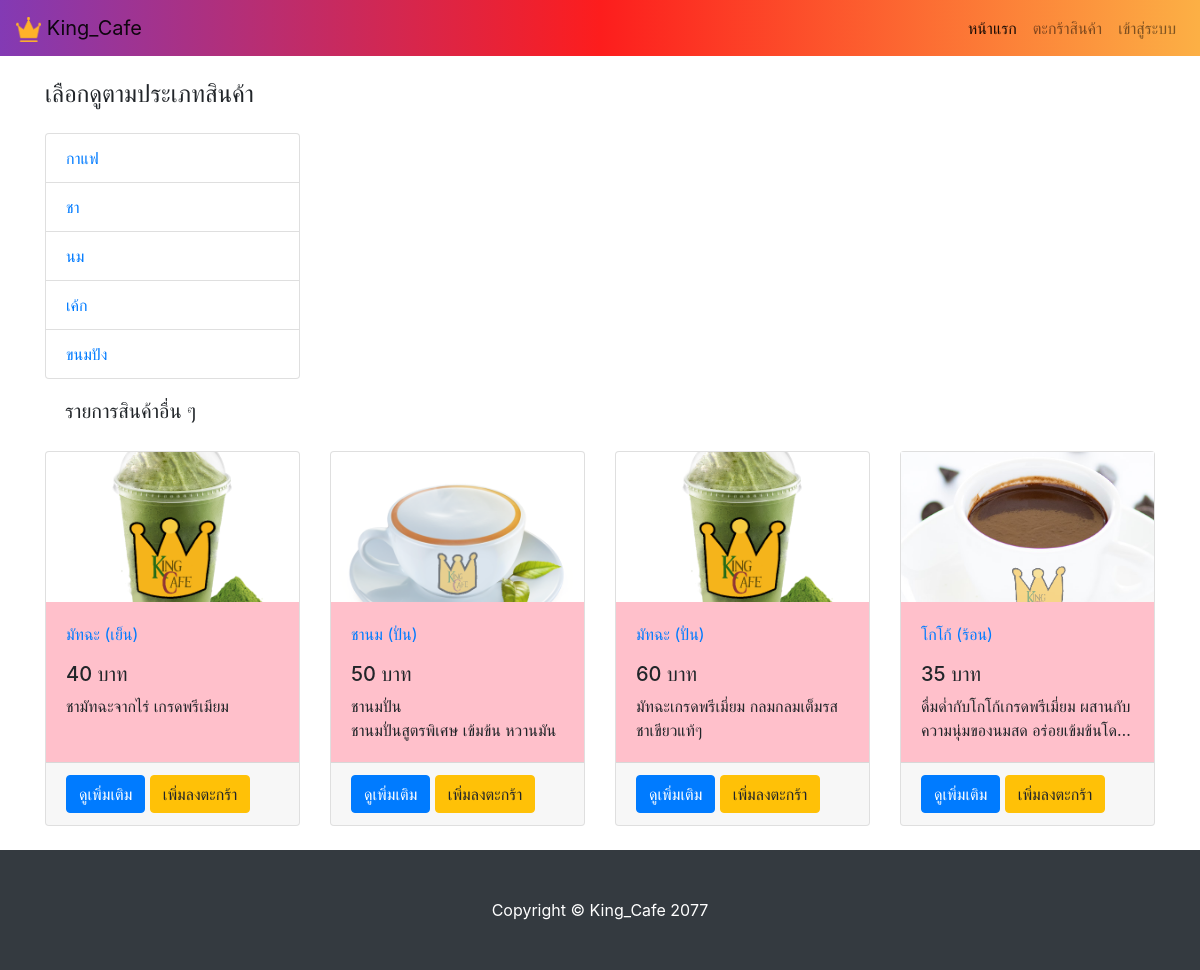
The app's page /Cafe/product.php with its own data.
### tables this page shows
CREATE TABLE `categories` (
  `cat_id` int(11) NOT NULL,
  `cat_name` varchar(99) NOT NULL
);

CREATE TABLE `product` (
  `p_id` varchar(11) NOT NULL,
  `cat_id` int(11) NOT NULL,
  `p_name` text NOT NULL,
  `p_price` int(11) NOT NULL,
  `p_detail` text NOT NULL,
  `p_pic` text NOT NULL
);

### Cafe/product.php (the view, shortened to what this page needs)
<?php
include 'admin/assets/php/connect.php';
?>
<!DOCTYPE html>
<html lang="en">
<head>
    <link href="vendor/bootstrap/css/bootstrap.min.css" rel="stylesheet">
    <link href="css/shop-homepage.css" rel="stylesheet">
</head>
<body>
<?php require_once 'assets/navbar.php'?>
<div class="container">
    <div class="row">
        <div class="col-lg-3">
            <h4 class="my-4">เลือกดูตามประเภทสินค้า</h4>
            <div class="list-group">
                <?php
                $sql = "select * from categories";
                $load  =$con->query($sql);
                while($rs = $load->fetch_assoc()):
                    ?>
                    <a href="product-list.php?ct=<?php echo $rs['cat_name'] ?>" class="list-group-item"><?php echo $rs['cat_name']?></a>
                <?php
                endwhile;
                ?>
            </div>
        </div>
        <div class="col-lg-9">
        </div>
    </div>
</div>
<div class="container">
    <div class="row">
        <div class="col-lg-12">
            <h5 style="padding: 20px;font-weight: 400">รายการสินค้าอื่น ๆ</h5>
        </div>
        <?php
            $sql = "select * from product order by rand() limit 4";
            $load = $con->query($sql);
            while ($rs  =$load->fetch_assoc()):
        ?>
                <div class="col-lg-3 mb-4">
                    <div class="card h-100">
                        <a class="ix" href="product.php?ct=<?php echo $rs['p_id'];?>"><img src="admin/assets/images/<?php echo $rs['p_id'].'/'.$rs['p_pic']?>" alt=""></a>
                        <div class="card-body">
                            <p>
                                <a href="product.php?ct=<?php echo $rs['p_id'];?>"><?php echo $rs['p_name'] ?></a>
                            </p>
                            <h5><?php echo $rs['p_price'] . ' บาท' ?></h5>
                            <div class="card-text">
                                <?php echo $rs['p_detail'] ?>
                            </div>
                        </div>
                        <div class="card-footer">
                            <a href="product.php?ct=<?php echo $rs['p_id'];?>&act=add" class="btn btn-primary" style="display: inline-block">ดูเพิ่มเติม</a>
                            <a href="cart.php?ct=<?php echo $rs['p_id'] ?>" class="btn btn-warning"  style="display: inline-block">เพิ่มลงตะกร้า</a>
                        </div>
                    </div>
                </div>
        <?php
            endwhile;
        ?>
    </div>
</div>
<?php include 'assets/footer.php'?>
</body>
</html>

### Cafe/css/shop-homepage.css (style rules this page uses)
body { padding-top: 56px; }
.card-text { height: 48px; overflow: hidden; }
.card-text p { overflow: hidden; text-overflow: ellipsis; display: -webkit-box; -webkit-line-clamp: 2; -webkit-box-orient: vertical; }
.card-body { background: pink !important; }
a.ix { width: 100%; height: 150px; box-sizing: content-box; display: block; }
a.ix img { height: 100%; width: 100%; object-fit: cover; margin: auto; }

### records on screen
categories: cat_name "กาแฟ"
categories: cat_name "ชา"
categories: cat_name "นม"
categories: cat_name "เค้ก"
categories: cat_name "ขนมปัง"
product: p_id+p_pic (picture), p_name "มัทฉะ (เย็น)", p_price "40", p_detail "ชามัทฉะจากไร่ เกรดพรีเมียม"
product: p_id+p_pic (picture), p_name "ชานม (ปั่น)", p_price "50", p_detail "ชานมปั่น ชานมปั่นสูตรพิเศษ เข้มข้น หวานมัน"
product: p_id+p_pic (picture), p_name "มัทฉะ (ปั่น)", p_price "60", p_detail "มัทฉะเกรดพรีเมี่ยม กลมกลมเต็มรสชาเขียวแท้ๆ"
product: p_id+p_pic (picture), p_name "โกโก้ (ร้อน)", p_price "35", p_detail "ดื่มด่ำกับโกโก้เกรดพรีเมี่ยม…"
